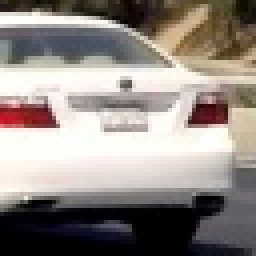
#> input picture DataSets/New Vehicle/Vehicle_1.png, 64 x 64 px, given as the content of the folder royecto Detección de Objetos/Project Folder/DataSets/Vehicle, which was not available (shown 4 times larger)
$ python extract_features.py   (older library calls are emulated)
#> lines starting #> are read from the running program, lines starting #| are printed output that depends on the picture; pictures that were not available may be replaced by others from this repository, and a replacement may not be noted
### feature_extractor.py
import numpy as np
import configuration as cfg
from skimage.feature import hog

def extractHOGfeatures(img):

	fd, hog_img = hog(img,
				      orientations= cfg.HOG_orientations,
					  pixels_per_cell = cfg.HOG_pixels_per_cell,
					  cells_per_block = cfg.HOG_cells_per_block,
					  block_norm = cfg.HOG_norm,
					  visualise = True)
	return fd, hog_img

### extract_features.py
import feature_extractor
import configuration as cfg

import os
import pickle
from skimage import io, util


def run():

	#Create necessary directories to save the features of the images

	#Training set
	if not os.path.exists(cfg.positiveFeaturesPath):
		os.makedirs(cfg.positiveFeaturesPath)
	if not os.path.exists(cfg.negativeFeaturesPath):
		os.makedirs(cfg.negativeFeaturesPath)

	#Test set
	if not os.path.exists(cfg.positiveTestFeaturesPath):
		os.makedirs(cfg.positiveTestFeaturesPath)
	if not os.path.exists(cfg.negativeTestFeaturesPath):
		os.makedirs(cfg.negativeTestFeaturesPath)

	#Extract features for positive samples
	print('Extracting features from images in ' + cfg.positiveInputPath)
	extractAndStoreFeatures(cfg.positiveInputPath, cfg.positiveFeaturesPath)

	#Extract features for negative samples
	print('Extracting features from images in ' + cfg.negativeInputPath)
	extractAndStoreFeatures(cfg.negativeInputPath, cfg.negativeFeaturesPath)

	#Extract features for positive test samples
	print('Extracting features from images in ' + cfg.positiveTestPath)
	extractAndStoreFeatures(cfg.positiveTestPath, cfg.positiveTestFeaturesPath)

	#Extract features for negative test samples
	print('Extracting features from images in ' + cfg.negativeTestPath)
	extractAndStoreFeatures(cfg.negativeTestPath, cfg.negativeTestFeaturesPath)


def extractAndStoreFeatures(inputFolder, outputFolder):

	#List all files
#> called with outputFolder = 'Features\\HOG\\Vehicle'
	fileList = os.listdir(inputFolder)
	#Select only files that end with .png
	imagesList = list(filter(lambda element: '.png' in element, fileList))

	for filename in imagesList:
		imagepath = inputFolder + '\\' + filename
		outputpath = outputFolder + '\\' + filename + '.feat'

		if os.path.exists(outputpath):
			print('Features for ' + imagepath + '. Delete the file if you want to replace it.')
			continue

		print('Extracting features for ' + imagepath)

		image = io.imread(imagepath, as_grey=True)
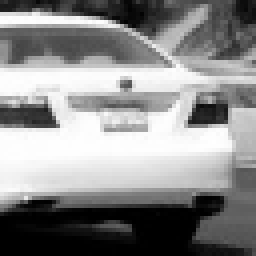
#> image: shape (64, 64) float64 (shown 4 times larger); min 0, max 1, mean 0.547
		#Read the image as bytes (pixels with 0-255 values)
		image = util.img_as_ubyte(image)

		#Extract the features
		features, HOG_img = feature_extractor.extractHOGfeatures(image)
#> in extractHOGfeatures, `fd, hog_img = hog(img, orientations= cfg.HOG_orientations, pixels_per_..`: fd = 1764 values, max 0.822 at index 76, min 0 at index 1, mean 0.0834
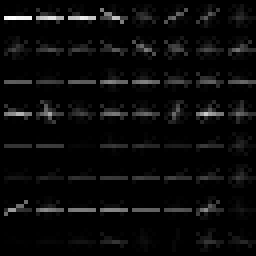
#> HOG_img: shape (64, 64) float64 (shown 4 times larger); min 0, max 95.3, mean 4; drawn with min black and max white
#> features has the same summary as fd in extractHOGfeatures

		#Savethe features to a file
		outputFile = open(outputpath, 'wb')
		pickle.dump(features, outputFile)
		outputFile.close()

run()
#> call 2 of extractAndStoreFeatures, with outputFolder = 'Features\\HOG\\Non-Vehicle'
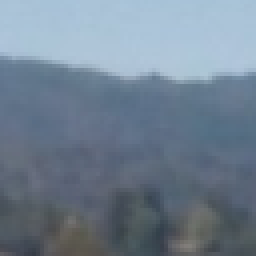
#> input picture DataSets/Non-Vehicle/extra1149.png, 64 x 64 px, found by its file name (shown 4 times larger)
#> in extractAndStoreFeatures (call 2), `image = io.imread(imagepath, as_grey=True)`:
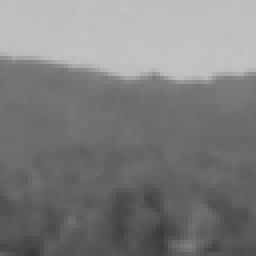
#> image: shape (64, 64) float64 (shown 4 times larger); min 0.233, max 0.767, mean 0.498
#> in extractAndStoreFeatures (call 2), `features, HOG_img = feature_extractor.extractHOGfeatures(image)`:
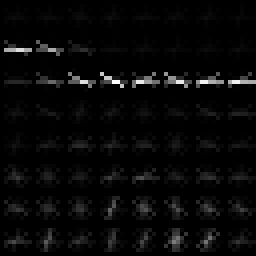
#> HOG_img: shape (64, 64) float64 (shown 4 times larger); min 0, max 19.38, mean 0.623; drawn with min black and max white
#> in extractAndStoreFeatures (call 2), `features, HOG_img = feature_extractor.extractHOGfeatures(image)`: features = 1764 values, max 0.791 at index 22, min 0 at index 7, mean 0.11
